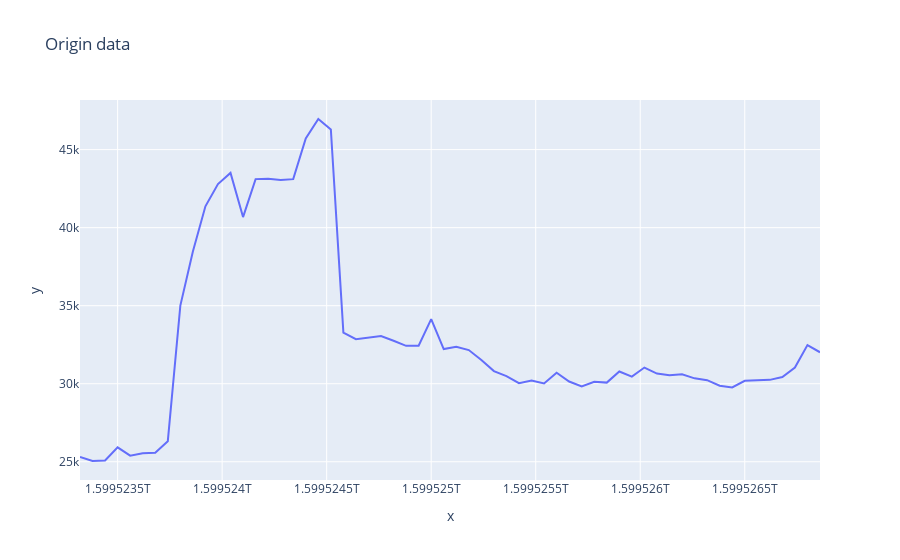

Notebook source saved alongside this figure:
### Code cell
ts = dataInput['ts'].values

tsLast30Min = ts[-60:]
dataValues = dataInput['value'].values[-60:]

fig = px.line(dataValues, x = tsLast30Min, y = dataValues, title='Origin data')
fig.show()
